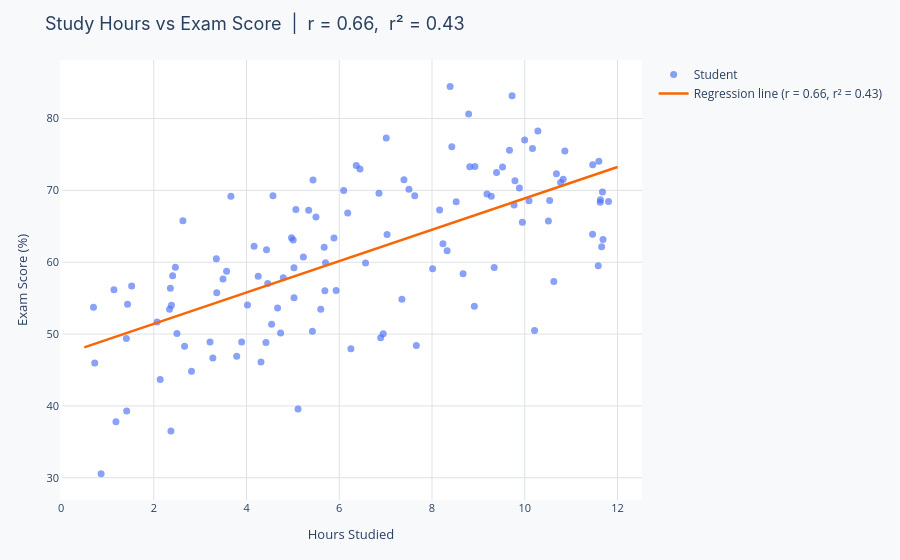

The cell this chart's notebook holds for it:
### Markdown cell above
---
## Real-world example: Study hours and exam scores

The relationship between time spent studying and exam performance is one of the most studied correlations in education research. The data shows a positive relationship, but with meaningful scatter, other factors (sleep, prior knowledge, test anxiety) all add noise.

The chart below uses simulated data calibrated to findings from university student performance studies. Notice:

- **Notice:** The trend is clearly positive, more study hours generally predict higher scores, but individual points scatter widely around the regression line
- **Notice:** The relationship is not perfectly linear; returns diminish at very high study hours (students plateau near 100%)
- **Notice:** The r² value tells us what fraction of score variation is explained by study hours alone, a reminder that one variable rarely tells the whole story

> **Discussion question:** A student scoring 65% after studying 4 hours decides to study 8 hours for the next exam. Based on this chart, what score would you predict, and how confident should they be in that prediction?

### Code cell
np.random.seed(33)

# ── Study hours vs exam score — calibrated to education research literature ─────────────
n           = 120
study_hours = np.random.uniform(0.5, 12, n)
noise       = np.random.normal(0, 8, n)
# Diminishing returns: score = 40 + 5*hours - 0.2*hours^2 + noise
scores      = np.clip(40 + 5 * study_hours - 0.2 * study_hours**2 + noise, 0, 100)

r, p_value  = stats.pearsonr(study_hours, scores)

# Regression line
slope, intercept, *_ = stats.linregress(study_hours, scores)
x_line  = np.linspace(0.5, 12, 100)
y_line  = slope * x_line + intercept

fig = go.Figure()
fig.add_trace(go.Scatter(
    x=study_hours, y=scores,
    mode="markers",
    marker=dict(color=PALETTE["primary"], size=7, opacity=0.65),
    name="Student",
))
fig.add_trace(go.Scatter(
    x=x_line, y=y_line,
    mode="lines",
    line=dict(color=PALETTE["secondary"], width=2.5),
    name=f"Regression line (r = {r:.2f}, r² = {r**2:.2f})",
))
layout = base_layout(
    title=f"Study Hours vs Exam Score  |  r = {r:.2f},  r² = {r**2:.2f}",
    xaxis_title="Hours Studied",
    yaxis_title="Exam Score (%)",
)
fig.update_layout(layout)
fig.show()

### Figure 1 — Plotly figure (JSON) as saved in the notebook; plotly's stock layout.template omitted (floating-point values rounded to 4 significant figures)
{"data": [{"marker": {"color": "#4C6EF5", "opacity": 0.65, "size": 7}, "mode": "markers", "name": "Student", "type": "scatter", "x": [3.358, 5.675, 5.226, 3.493, 10.51, 2.628, 0.7261, 11.46, 8.325, 6.096, 11.6, 5.024, 1.415, 4.541, 2.382, 11.81, 10.63, 6.182, 5.111, 5.69, 8.79, 3.349, 7.662, 2.138, 2.814, 1.434, 11.46, 1.141, 7.395, 8.814, 11.66, 9.948, 6.567, 4.312, 4.571, 1.409, 6.893, 2.407, 3.895, 10.17, 4.669, 4.419, 8.67, 0.8646, 5.932, 8.913, 9.392, 3.274, 4.021, 2.071, 7.351, 2.37, 9.727, 6.251, 1.184, 5.006, 7.627, 2.664, 5.421, 1.523, 8.925, 5.023, 4.458, 5.064, 0.6998, 5.886, 10.77, 2.358, 10.21, 3.663, 9.34, 10.09, 10.86, 11.68, 5.434, 8.39, 4.252, 9.671, 5.497, 6.367, 9.278, 2.5, 5.703, 10.83, 8.427, 3.789, 5.34, 7.031, 11.63, 6.948, 11.69, 2.466, 3.213, 7.012, 8.013, 11.58, 10.68, 4.735, 4.431, 10.28, 4.97, 8.164, 5.601, 7.503, 9.521, 11.63, 4.793, 8.236, 9.788, 8.521, 9.77, 3.571, 4.163, 2.34, 9.885, 10.54, 9.998, 9.185, 6.447, 6.856], "y": [55.74, 62.08, 60.72, 57.66, 65.76, 65.77, 45.99, 63.88, 61.61, 70.0, 74.06, 55.05, 39.29, 51.35, 54.02, 68.44, 57.3, 66.86, 39.58, 56.03, 80.65, 60.5, 48.42, 43.69, 44.84, 54.15, 73.56, 56.17, 71.47, 73.29, 62.16, 65.57, 59.88, 46.11, 69.27, 49.4, 49.49, 58.12, 48.91, 75.82, 53.62, 48.83, 58.4, 30.58, 56.08, 53.87, 72.5, 46.66, 54.05, 51.7, 54.86, 36.52, 83.18, 47.97, 37.81, 63.11, 69.27, 48.3, 50.38, 56.69, 73.32, 59.24, 57.03, 67.35, 53.73, 63.37, 71.09, 56.37, 50.48, 69.18, 59.28, 68.55, 75.47, 69.78, 71.44, 84.48, 58.06, 75.58, 66.29, 73.48, 69.18, 50.08, 59.91, 71.56, 76.07, 46.92, 67.25, 63.88, 68.37, 50.05, 63.17, 59.29, 48.9, 77.28, 59.08, 59.51, 72.32, 50.17, 61.74, 78.25, 63.41, 67.27, 53.45, 70.15, 73.27, 68.7, 57.85, 62.57, 71.35, 68.42, 67.96, 58.76, 62.21, 53.47, 70.34, 68.59, 77.02, 69.51, 72.97, 69.6]}, {"line": {"color": "#F76707", "width": 2.5}, "mode": "lines", "name": "Regression line (r = 0.66, r² = 0.43)", "type": "scatter", "x": [0.5, 0.6162, 0.7323, 0.8485, 0.9646, 1.081, 1.197, 1.313, 1.429, 1.545, 1.662, 1.778, 1.894, 2.01, 2.126, 2.242, 2.359, 2.475, 2.591, 2.707, 2.823, 2.939, 3.056, 3.172, 3.288, 3.404, 3.52, 3.636, 3.753, 3.869, 3.985, 4.101, 4.217, 4.333, 4.449, 4.566, 4.682, 4.798, 4.914, 5.03, 5.146, 5.263, 5.379, 5.495, 5.611, 5.727, 5.843, 5.96, 6.076, 6.192, 6.308, 6.424, 6.54, 6.657, 6.773, 6.889, 7.005, 7.121, 7.237, 7.354, 7.47, 7.586, 7.702, 7.818, 7.934, 8.051, 8.167, 8.283, 8.399, 8.515, 8.631, 8.747, 8.864, 8.98, 9.096, 9.212, 9.328, 9.444, 9.561, 9.677, 9.793, 9.909, 10.03, 10.14, 10.26, 10.37, 10.49, 10.61, 10.72, 10.84, 10.95, 11.07, 11.19, 11.3, 11.42, 11.54, 11.65, 11.77, 11.88, 12.0], "y": [48.15, 48.4, 48.65, 48.91, 49.16, 49.41, 49.67, 49.92, 50.18, 50.43, 50.68, 50.94, 51.19, 51.44, 51.7, 51.95, 52.2, 52.46, 52.71, 52.97, 53.22, 53.47, 53.73, 53.98, 54.23, 54.49, 54.74, 54.99, 55.25, 55.5, 55.76, 56.01, 56.26, 56.52, 56.77, 57.02, 57.28, 57.53, 57.78, 58.04, 58.29, 58.55, 58.8, 59.05, 59.31, 59.56, 59.81, 60.07, 60.32, 60.57, 60.83, 61.08, 61.34, 61.59, 61.84, 62.1, 62.35, 62.6, 62.86, 63.11, 63.37, 63.62, 63.87, 64.13, 64.38, 64.63, 64.89, 65.14, 65.39, 65.65, 65.9, 66.16, 66.41, 66.66, 66.92, 67.17, 67.42, 67.68, 67.93, 68.18, 68.44, 68.69, 68.95, 69.2, 69.45, 69.71, 69.96, 70.21, 70.47, 70.72, 70.97, 71.23, 71.48, 71.74, 71.99, 72.24, 72.5, 72.75, 73.0, 73.26]}], "layout": {"legend": {"font": {"size": 12}}, "margin": {"b": 60, "l": 60, "r": 30, "t": 60}, "paper_bgcolor": "#F8F9FA", "plot_bgcolor": "#FFFFFF", "title": {"font": {"family": "Inter, Arial, sans-serif", "size": 18}, "text": "Study Hours vs Exam Score  |  r = 0.66,  r² = 0.43"}, "xaxis": {"gridcolor": "#DEE2E6", "tickfont": {"size": 11}, "title": {"font": {"size": 13}, "text": "Hours Studied"}}, "yaxis": {"gridcolor": "#DEE2E6", "tickfont": {"size": 11}, "title": {"font": {"size": 13}, "text": "Exam Score (%)"}}}}
